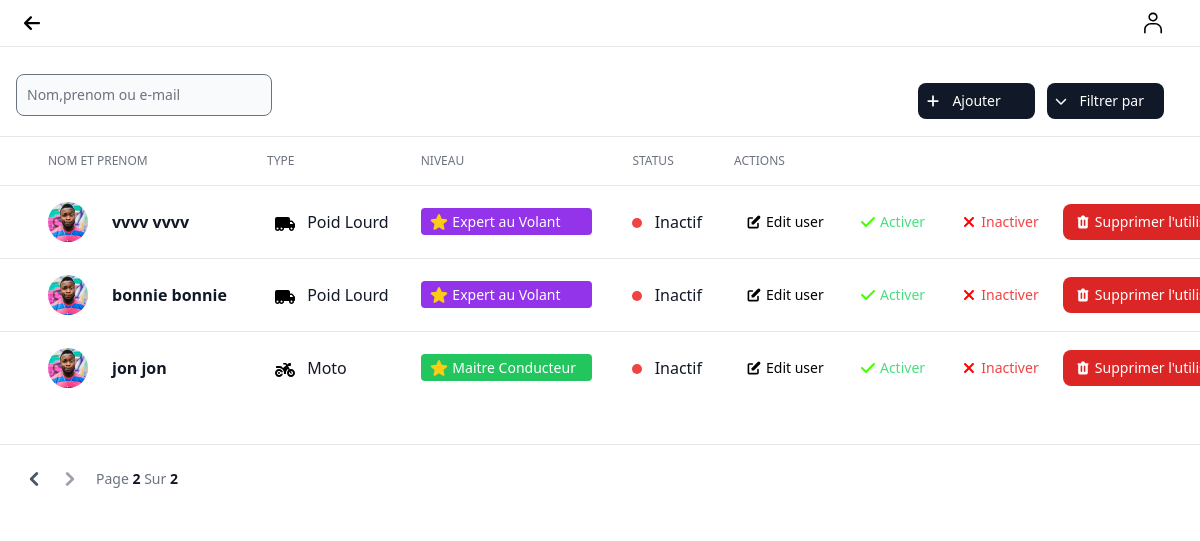
The page /drivers_list?page=2 on the database its author committed.
### app/models.py (models this page shows, shortened)
class Driver(models.Model):
    CAR = 'Voiture'
    MOTO = 'Moto'
    POIDS_LOURD = 'Poids Lourd'
    VEHICLE_CHOICES = [
        (CAR ,'Voiture'),
        (MOTO ,'Moto'),
        (POIDS_LOURD ,'Poids lourd'),
    ]
    Artiste_du_Volant='Artiste du Volant'
    Maitre_Conducteur='Maitre Conducteur'
    Expert_au_Volant='Expert au Volant'
    LEVEL_CHOICES=[
        (Artiste_du_Volant, 'Artiste du Volant'),
        (Maitre_Conducteur, 'Maitre Conducteur'),
        (Expert_au_Volant, 'Expert au Volant'),
    ]
    user=models.OneToOneField(User,on_delete=models.CASCADE,null=True)
    level=models.CharField(max_length=20,choices=LEVEL_CHOICES,null=True)
    is_driver=models.BooleanField(null=True)
    vehicle = models.CharField(max_length=20, choices=VEHICLE_CHOICES,null=True)

class User_otherfields(models.Model):
    user=models.OneToOneField(User,on_delete=models.CASCADE,null=True)
    profile_image=models.ImageField(upload_to="static" , null=True)
    cni=models.CharField(max_length=10,blank=True)

### sfe/views.py (the view)
# urls.py: path('drivers_list',views.drivers_list,name="drivers_list"),
def drivers_list(request):
    users = Driver.objects.all()
    user_otherfields=User_otherfields.objects.all()
    paginator = Paginator(users, 5)
    page_number = request.GET.get('page')
    page_obj = paginator.get_page(page_number)
    if page_obj is EmptyPage:
        render("userslist")
    user_approved = User.objects.filter(is_active=True)
    user_inapproved = User.objects.filter(is_active=False)
    context = {
        'users':users,
        'page_obj': page_obj,
        'user_approved': user_approved,
        'user_inapproved': user_inapproved,
        'user_otherfields':user_otherfields,
    }
    return render(request,"adm/drivers_list.html",context)

### templates/adm/drivers_list.html (shortened to what this page needs)
{% extends 'admdashnav.html' %}
{% load static tailwind_tags %}
{% load static %}
{% block content %}
<div class="px-4 bg-white block sm:flex items-center justify-between border-b border-gray-200 lg:mt-1.5 pt-12 ">
    <div class="w-full mb-1">
            {% include "msg/msg.html" %}
        <div class="sm:flex">
            <div class="items-center hidden mb-3 sm:flex sm:divide-x sm:divide-gray-100 sm:mb-0 ">
                <form class="lg:pr-3" action="search_user" method="GET">
                <div class="relative mt-1 lg:w-64 xl:w-96">
                    <input type="text" name="search_input" id="search_input" class="bg-gray-50  text-gray-900 sm:text-sm rounded-lg focus:ring-primary-500 focus:border-primary-500 block w-full p-2.5" placeholder="Nom,prenom ou e-mail">
                </div>
                </form>
            </div>
            <div class="flex items-center ml-auto space-x-2 sm:space-x-3">
                <button  data-modal-target="add-user-modal" data-modal-toggle="add-user-modal" class="bg-gray-900 inline-flex items-center justify-center w-1/2  py-2 text-sm font-medium text-center text-white rounded-lg bg-primary-700 hover:bg-primary-800 px-2">
                    <p class="px-3">Ajouter&nbsp&nbsp&nbsp&nbsp</p>
                </button>
                <button id="dropdownActionButton" data-dropdown-toggle="dropdownAction" class="bg-gray-900 inline-flex items-center justify-center w-1/2  py-2 text-sm font-medium text-center text-white rounded-lg bg-primary-700 hover:bg-primary-800 px-2">
                <p class="px-3">Filtrer par</p>
                </button>
            </div>
        </div>
    </div>
</div>
<div class="flex flex-col pb-10">
    <div class="overflow-x-auto">
        <div class="inline-block min-w-full align-middle">
            <div class="overflow-hidden shadow">
                <table class="min-w-full divide-y divide-gray-200 table-fixed ">
                    <thead class="bg-white">
                        <tr>
                            <th scope="col" class="p-3">
                            </th>
                            <th scope="col" class="p-4 text-xs font-medium text-left text-gray-500 uppercase ">
                                Nom et prenom
                            </th>
                            <th scope="col" class="p-4 text-xs font-medium text-left text-gray-500 uppercase ">
                                Type
                            </th>
                            <th scope="col" class="p-4 text-xs font-medium text-left text-gray-500 uppercase ">
                                Niveau
                            </th>
                            <th scope="col" class="p-4 text-xs font-medium text-left text-gray-500 uppercase ">
                                Status
                            </th>
                            <th scope="col" class="p-4 text-xs font-medium text-left text-gray-500 uppercase ">
                                Actions
                            </th>
                        </tr>
                    </thead>
                    {% for i in page_obj  %}
                    <tbody class="bg-white divide-y divide-gray-200  ">
                        <tr class="hover:bg-gray-100 ">
                            <td class="w-4 p-4">
                            </td>
                            <td class="flex items-center p-4 mr-12 space-x-6 whitespace-nowrap">
                                <img class="w-10 h-10 rounded-full" src="{{i.user.user_otherfields.profile_image.url}}" alt="{{ i.user.username }}">
                                <div class="text-sm font-normal text-gray-500 ">
                                    <div class="text-base font-semibold text-gray-900 "><button > <a href="{% url 'profile' user_id=i.user.id %}"> {{i.user.last_name}} {{i.user.first_name}} </a></button></div>
                                </div>
                            </td>
                            {% if i.vehicle == "Voiture" %}
                            <td class="p-4 text-base font-medium text-gray-900 whitespace-nowrap ">
                              <svg xmlns="http://www.w3.org/2000/svg" class="inline-block w-5 mx-2" viewBox="0 0 640 512"><path d="M171.3 96H224v96H111.3l30.4-75.9C146.5 104 158.2 96 171.3 96zM272 192V96h81.2c9.7 0 18.9 4.4 25 12l67.2 84H272zm256.2 1L428.2 68c-18.2-22.8-45.8-36-75-36H171.3c-39.3 0-74.6 23.9-89.1 60.3L40.6 196.4C16.8 205.8 0 228.9 0 256V368c0 17.7 14.3 32 32 32H65.3c7.6 45.4 47.1 80 94.7 80s87.1-34.6 94.7-80H385.3c7.6 45.4 47.1 80 94.7 80s87.1-34.6 94.7-80H608c17.7 0 32-14.3 32-32V320c0-65.2-48.8-119-111.8-127zM434.7 368a48 48 0 1 1 90.5 32 48 48 0 1 1 -90.5-32zM160 336a48 48 0 1 1 0 96 48 48 0 1 1 0-96z"/></svg>
                              Voiture
                            </td>
                            {% elif  i.vehicle == 'Moto' %}
                            <td class="p-4 text-base font-medium text-gray-900 whitespace-nowrap ">
                              Moto
                            </td>
                            {% else %}
                            <td class="p-4 text-base font-medium text-gray-900 whitespace-nowrap ">
                              Poid Lourd
                            </td>
                            {% endif %}
                             {% if i.level == 'Artiste du Volant' %}
                             <td class="p-4 text-base font-medium text-gray-900 whitespace-nowrap ">
                              <span class="bg-gray-100 text-gray-800 text-sm font-medium me-2 py-1 pl-2 pr-5 rounded  ">
                                        <svg xmlns="http://www.w3.org/2000/svg" viewBox="0 0 24 24" fill="currentColor"
                                        class="-mt-0.5 h-5 w-5 text-yellow-400 inline-block ">
                                        <path fill-rule="evenodd"
                                          d="M10.788 3.21c.448-1.077 1.976-1.077 2.424 0l2.082 5.007 5.404.433c1.164.093 1.636 1.545.749 2.305l-4.117 3.527 1.257 5.273c.271 1.136-.964 2.033-1.96 1.425L12 18.354 7.373 21.18c-.996.608-2.231-.29-1.96-1.425l1.257-5.273-4.117-3.527c-.887-.76-.415-2.212.749-2.305l5.404-.433 2.082-5.006z"
                                          clip-rule="evenodd"></path>
                                      </svg>
                                      <p class="me-2 inline-block ">Artiste du Volant</p>
                              </span>
                            </td>
                            {% elif i.level == 'Maitre Conducteur' %}
                            <td class="p-4 text-base font-medium text-gray-900 whitespace-nowrap ">
                              <span class="bg-green-500 text-white text-sm font-medium me-2 py-1 px-2 rounded  ">
                                      <p class="me-2 inline-block ">Maitre Conducteur</p>
                              </span>
                            </td>
                            {% else %}
                            <td class="p-4 text-base font-medium text-gray-900 whitespace-nowrap ">
                              <span class="bg-purple-600 text-white text-sm font-medium me-2 py-1 pl-2 pr-6 rounded  ">
                                      <p class="me-2 inline-block ">Expert au Volant</p>
                              </span>
                            </td>
                             {% endif %}
                             {% if i.user.is_active is True %}
                            <td class="p-4 text-base font-medium text-gray-900 whitespace-nowrap "><div class="h-2.5 w-2.5 rounded-full bg-green-500 me-2 inline-block"></div> Actif</td>
                            {% else %}
                            <td class="p-4 text-base font-medium text-gray-900 whitespace-nowrap "><div class="h-2.5 w-2.5 rounded-full bg-red-500 me-2 inline-block"></div> Inactif</td>
                            {% endif %}
                            <td class="p-4 space-x-2 whitespace-nowrap">
                                <button type="button" data-modal-target="edit-user-modal-{{user.id}}" data-modal-toggle="edit-user-modal-{{user.id}}" class="inline-flex items-center px-3 py-2 text-sm font-medium text-center text-black rounded-lg bg-primary-700 hover:bg-primary-800 focus:ring-4 focus:ring-primary-300 ">
                                    Edit user
                                </button>
                                <button type="button"  class="hover:underline inline-flex items-center px-3 py-2 text-sm font-medium text-center text-black rounded-lg bg-primary-700 hover:bg-primary-800 focus:ring-4 focus:ring-primary-300 ">
                                    <a href="{% url 'approve_user' user_id=user.id %}" class="text-green-400">Activer</a>
                                </button>
                                <button type="button"  class="hover:underline inline-flex items-center px-3 py-2 text-sm font-medium text-center text-black rounded-lg bg-primary-700 hover:bg-primary-800 focus:ring-4 focus:ring-primary-300 ">
                                    <a href="{% url 'inapprove_user' user_id=user.id %}" class="text-red-500 ">Inactiver</a>
                                </button>
                                <button type="button" data-modal-target="delete-user-modal-{{user.id}}" data-modal-toggle="delete-user-modal-{{user.id}}" class="inline-flex items-center px-3 py-2 text-sm font-medium text-center text-white bg-red-600 rounded-lg hover:bg-red-800 focus:ring-4 focus:ring-red-300 dark:focus:ring-red-900">
                                    Supprimer l'utilisateur
                                </button>
                            </td>
                        </tr>
                    </tbody>
                    {% endfor %}
                </table>
            </div>
        </div>
    </div>
</div>
<div class="sticky bottom-0 right-0 items-center w-full p-4 bg-white border-t border-gray-200 sm:flex sm:justify-between  ">
    <div class="flex items-center mb-4 sm:mb-0">
        {% if page_obj.has_previous%}
        <a href="?page={{page_obj.previous_page_number}}" class="inline-flex justify-center p-1 text-gray-600 rounded cursor-pointer hover:text-gray-900 hover:bg-gray-100 ">
            <svg class="w-7 h-7" fill="currentColor" viewBox="0 0 20 20" xmlns="http://www.w3.org/2000/svg"><path fill-rule="evenodd" d="M12.707 5.293a1 1 0 010 1.414L9.414 10l3.293 3.293a1 1 0 01-1.414 1.414l-4-4a1 1 0 010-1.414l4-4a1 1 0 011.414 0z" clip-rule="evenodd"></path></svg>
        </a>
        {% endif %}
        {% if page_obj.has_next %}
        <a href="?page={{page_obj.next_page_number}}" class="inline-flex justify-center p-1 mr-2 text-gray-600 rounded cursor-pointer hover:text-gray-900 hover:bg-gray-100 ">
            <svg class="w-7 h-7" fill="currentColor" viewBox="0 0 20 20" xmlns="http://www.w3.org/2000/svg"><path fill-rule="evenodd" d="M7.293 14.707a1 1 0 010-1.414L10.586 10 7.293 6.707a1 1 0 011.414-1.414l4 4a1 1 0 010 1.414l-4 4a1 1 0 01-1.414 0z" clip-rule="evenodd"></path></svg>
        </a>
        {% else %}
        <a href="?page={{page_obj.paginator.num_pages}}" class="inline-flex justify-center p-1 mr-2 text-gray-400 rounded cursor-pointer hover:text-gray-900 hover:bg-gray-100 ">
            <svg class="w-7 h-7" fill="currentColor" viewBox="0 0 20 20" xmlns="http://www.w3.org/2000/svg"><path fill-rule="evenodd" d="M7.293 14.707a1 1 0 010-1.414L10.586 10 7.293 6.707a1 1 0 011.414-1.414l4 4a1 1 0 010 1.414l-4 4a1 1 0 01-1.414 0z" clip-rule="evenodd"></path></svg>
        </a>
        {% endif %}
        <span class="text-sm font-normal text-gray-500 dark:text-gray-400">Page <span class="font-semibold text-gray-900 ">{{page_obj.number}}</span> Sur <span class="font-semibold text-gray-900 ">{{page_obj.paginator.num_pages}}</span></span>
    </div>
</div>
        {% endblock content %}

### rows shown on the page
Driver: user.user_otherfields.profile_image (picture), user.last_name "vvvv", user.first_name "vvvv", vehicle "Poid Lourd", shows "Expert au Volant", shows "Inactif"
Driver: user.user_otherfields.profile_image (picture), user.last_name "bonnie", user.first_name "bonnie", vehicle "Poid Lourd", shows "Expert au Volant", shows "Inactif"
Driver: user.user_otherfields.profile_image (picture), user.last_name "jon", user.first_name "jon", vehicle "Moto" (drawn), shows "Maitre Conducteur", shows "Inactif"

### other values the page prints
{{ page_obj.number }} "2"
{{ page_obj.paginator.num_pages }} "2"
